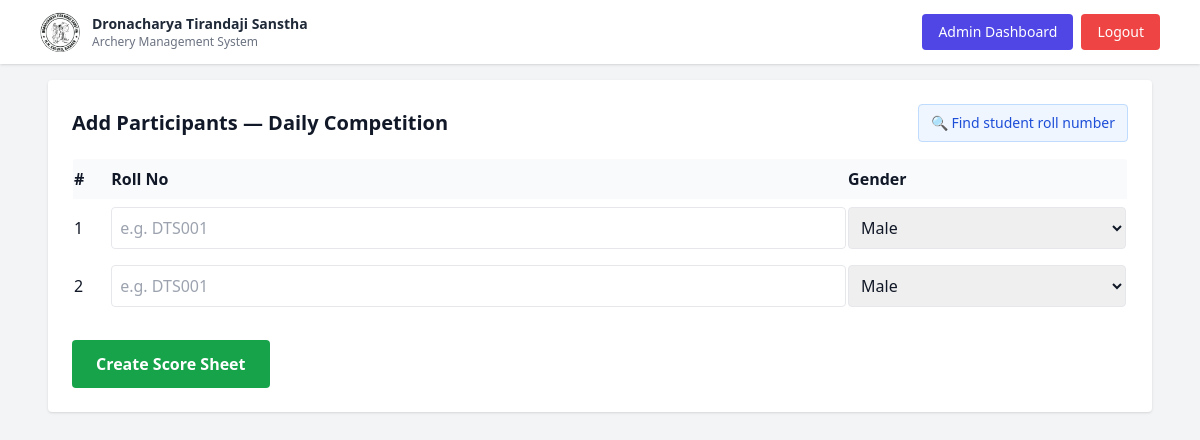
Before: /admin/competition/3/add (signed in) with the older database file.
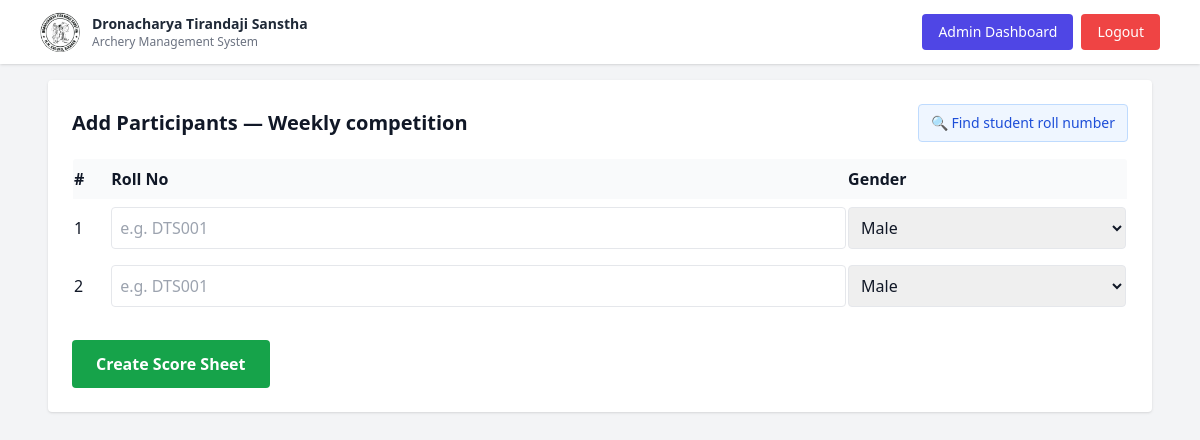
After: the same page with the newer database file.
### models.py (models this page shows)
class Competition(db.Model):
    __tablename__ = 'competitions'
    id = db.Column(db.Integer, primary_key=True)
    name = db.Column(db.String(200))
    bow_type = db.Column(db.String(50))
    age_group = db.Column(db.String(80))
    gender = db.Column(db.String(20))
    target_distance = db.Column(db.String(50))
    target_serial = db.Column(db.String(20))
    num_students = db.Column(db.Integer)
    created_at = db.Column(db.DateTime, default=datetime.utcnow)
    score_entries = db.relationship('ScoreEntry', back_populates='competition', passive_deletes=True)

### app.py (the view, shortened to what this page needs)
@app.route('/admin/competition/<int:comp_id>/add', methods=['GET','POST'])
def admin_add_participants(comp_id):
    if not session.get('is_admin'):
        return redirect(url_for('login'))
    comp = Competition.query.get_or_404(comp_id)
    return render_template('admin_add_participants.html', comp=comp)

### app.py (called while the page is built)
@app.context_processor
def inject_current_user():
    user = None
    if session.get('user_id'):
        user = User.query.get(session['user_id'])
    return dict(current_user=user)

### templates/admin_add_participants.html (shortened to what this page needs)
{% extends 'base.html' %}
{% block content %}
<div class="bg-white p-6 rounded shadow">
    <div class="flex flex-col sm:flex-row sm:items-center sm:justify-between gap-3 mb-4">
        <h2 class="text-xl font-bold">
            Add Participants — {{ comp.name }}
        </h2>
        <a href="{{ url_for('admin_students') }}"
        target="_blank"
        class="inline-flex items-center justify-center gap-2
                px-3 py-2 bg-blue-50 text-blue-700
                border border-blue-200 rounded
                hover:bg-blue-100 text-sm font-medium">
            🔍 Find student roll number
        </a>
    </div>
    <form method="post">
        <table class="hidden sm:table w-full border border-gray-200 rounded overflow-hidden">
            <thead class="bg-gray-50">
                <tr>
                    <th class="text-left py-2">#</th>
                    <th class="text-left py-2">Roll No</th>
                    <th class="text-left py-2">Gender</th>
                </tr>
            </thead>
            <tbody>
                {% for i in range(1, comp.num_students+1) %}
                <tr>
                    <td class="py-2">{{ i }}</td>
                    <td class="py-2">
                        <input name="roll_{{ i }}"
                            placeholder="e.g. DTS001"
                            class="p-2 border rounded w-full focus:ring focus:ring-blue-200"/>
                    </td>
                    <td class="py-2">
                        <select name="gender_{{ i }}" class="p-2 border rounded w-full">
                            <option value="Male">Male</option>
                        </select>
                    </td>
                </tr>
                {% endfor %}
            </tbody>
        </table>
        <div class="mt-6">
            <button
                class="w-full sm:w-auto bg-green-600 text-white
                    px-6 py-3 rounded font-semibold
                    hover:bg-green-700 transition">
                Create Score Sheet
            </button>
        </div>
    </form>
</div>
{% endblock %}

Changed rows visible on the page:
changed Competition: name "Daily Competition" → "Weekly competition"
